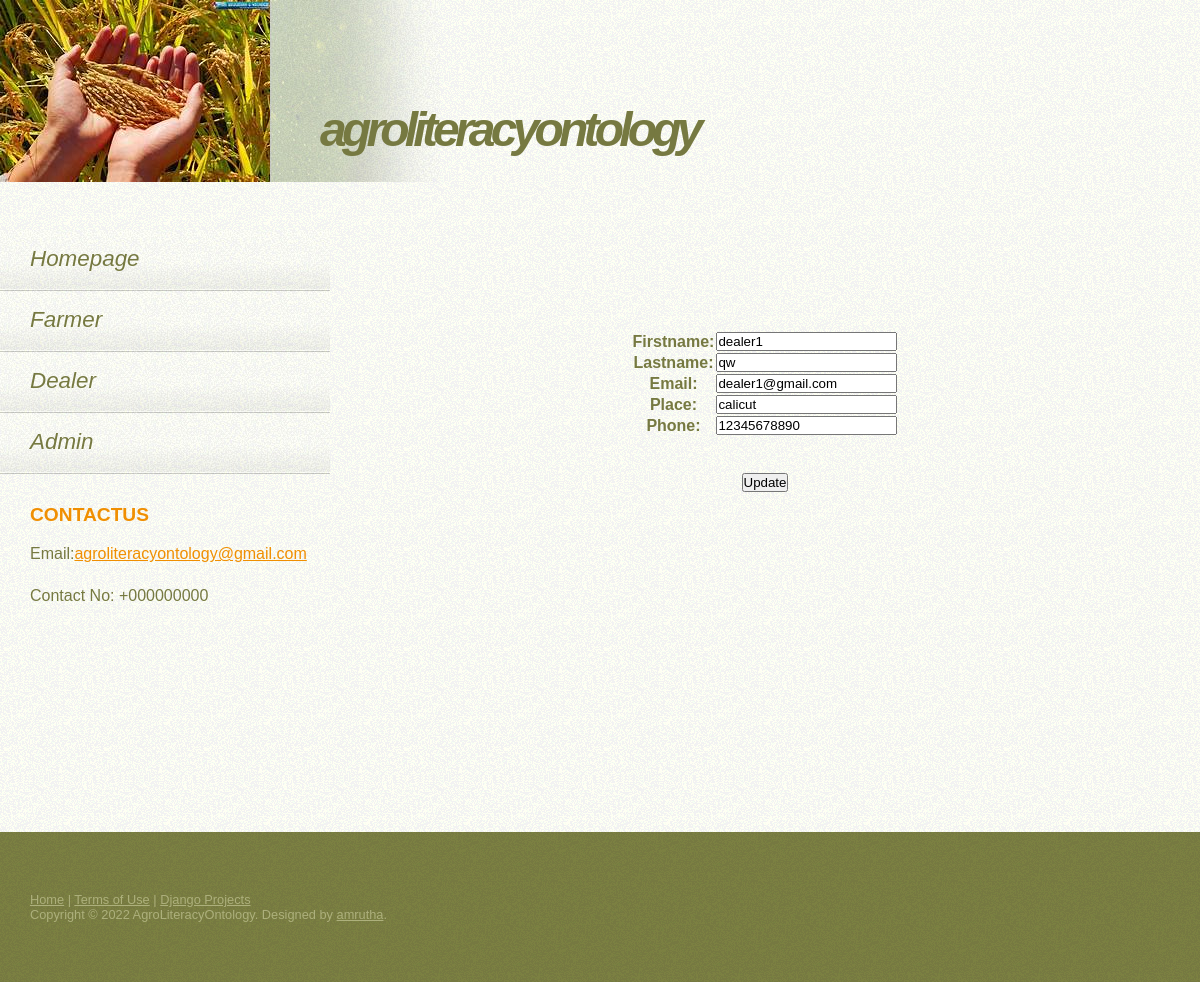
The app's page /view_dealer_profile/1/ (signed in) with its own data.
### ontology/models.py (models this page shows, shortened)
class Dealer(models.Model):
    Firstname = models.CharField(max_length=100)
    Lastname = models.CharField(max_length=100)
    Email = models.EmailField()
    Place = models.CharField(max_length=100)
    Phone = models.IntegerField()
    Password = models.CharField(max_length=8)
    Confirmpassword =models.CharField(max_length=8)
    Status = models.BooleanField(default=False)

### ontology/views.py (the view, shortened to what this page needs)
# urls.py: path('view_dealer_profile/<int:id>/', views.view_dealer_profile, name='view_dealer_profile'),
def view_dealer_profile(request, id):
    email = request.session['email']
    dealer = Dealer.objects.get(id=id)
    form = DealerUpdateForm(request.POST or None, instance=dealer)
    return render(request, 'ontology/view_dealer_profile.html', {'form':form, 'dealer':dealer})

### ontology/forms.py
class DealerUpdateForm(forms.ModelForm):
    class Meta():
        model = Dealer
        fields = ('Firstname','Lastname','Email','Place','Phone')

### ontology/templates/ontology/view_dealer_profile.html (shortened to what this page needs)
<!DOCTYPE html>
{% extends 'ontology/base.html' %}
{% load static %}
{% block content %}
	<div style="margin-top: 100px; margin-left: 300px;margin-bottom: 340px;text-align: left;">
		<form action="{% url 'ontology:view_dealer_profile' dealer.id %}" method="post">
		<center>
		<table>
			{{ form.as_table }}
		</table>
		<br><br>
		<input type="submit" name="Update" value="Update">
		</center>
		</form>	</div>
	{% endblock %}

### static/default.css (style rules this page uses)
* { margin: 0; padding: 0; }
body { background: #FFFEF5 url(images/img01.gif); font-family: "Trebuchet MS", Arial, Helvetica, sans-serif; color: #767941; }

### records on screen
Dealer: Firstname "dealer1", Lastname "qw", Email "dealer1@gmail.com", Place "calicut", Phone "12345678890"
